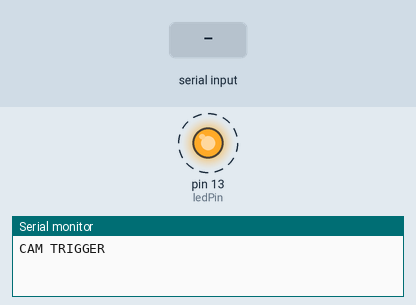
Bench run of a sketch on a simulated Arduino Uno, built with avr-gcc and run on an emulated ATmega328P. On the bench: output pins drawn as LEDs (lit = HIGH), the last lines printed to the serial monitor. Dashed ring = blinking. The inputs (shaded band) are chosen by the test bench.

Above: at 2.05 s.
2.1 s: "5\n" received over Serial
At 4.3 s:
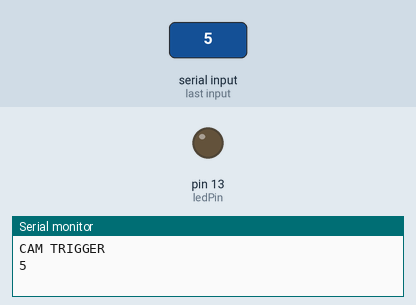
4.6 s: "90,45\n" received over Serial
At 5.2 s:
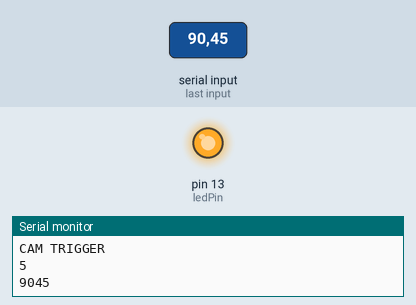
Timing chart, 0 to 7.6 s (numbered marks = the images above; inputs shaded):
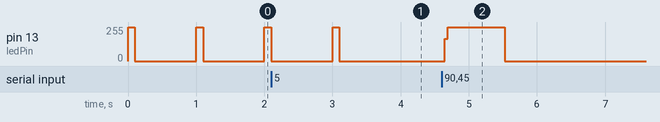

The sketch:

cam_control.ino
```cpp
String inString = "";
int timePeriod = 1000;
int ledPin = 13;

void setup()
{
  // Open serial communications and wait for port to open:
  Serial.begin(9600);
  while (!Serial)
  {
    ; // wait for serial port to connect. Needed for native USB port only
  }

  // send an intro:
  Serial.println("CAM TRIGGER");

  pinMode(ledPin, OUTPUT);
}

void loop()
{
  digitalWrite(ledPin, HIGH);
  delay(timePeriod * 0.1);
  digitalWrite(ledPin, LOW);
  delay(timePeriod * 0.9);

  if (Serial.available() > 0)
  {
    int inChar = Serial.read();
    if (isDigit(inChar))
    {
      // convert the incoming byte to a char and add it to the string:
      inString += (char)inChar;
    }
    // if you get a newline, print the string, then the string's value:
    if (inChar == '\n')
    {
      timePeriod = inString.toInt();
//      Serial.print("Value:");
      Serial.println(timePeriod);
      //      Serial.print("String: ");
      //      Serial.println(inString);
      // clear the string for new input:
      inString = "";
    }
  }
}
```

Measured:
- after the input at 2.1 s, pin 13 (ledPin): goes on until 3.1 s, then stays 0/255
- after the input at 4.6 s, pin 13 (ledPin): 0/255 → 255/255 after 0.05 s, → 0/255 0.88 s later
- by itself, pin 13 (ledPin): alternates 255/255 for 0.10 s and 0/255 for 0.90 s
